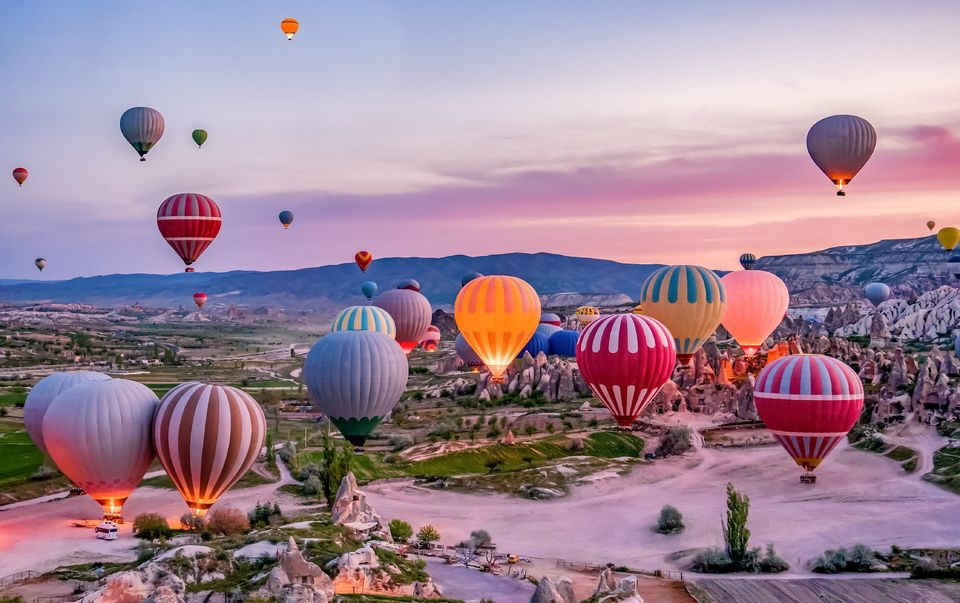
#> input picture balloons.jpg, 960 x 603 px
$ jupyter execute 'ćwiczenie_7.ipynb'
#> lines starting #> are read from the running program, lines starting #| are printed output that depends on the picture
# Ćwiczenie 7

### Wypróbuj działanie wyrównywania histogramu na przykładowych obrazach. By zaobserwować skuteczność procedury, poddaj wyrównywaniu obrazyzbyt ciemne i zbyt jasne. Narysować histogramy obrazów przed i po wyrównaniu.

[cell 1]
import numpy as np
import cv2 as cv
import matplotlib.pyplot as plt

img_original = cv.imread("balloons.jpg",0)
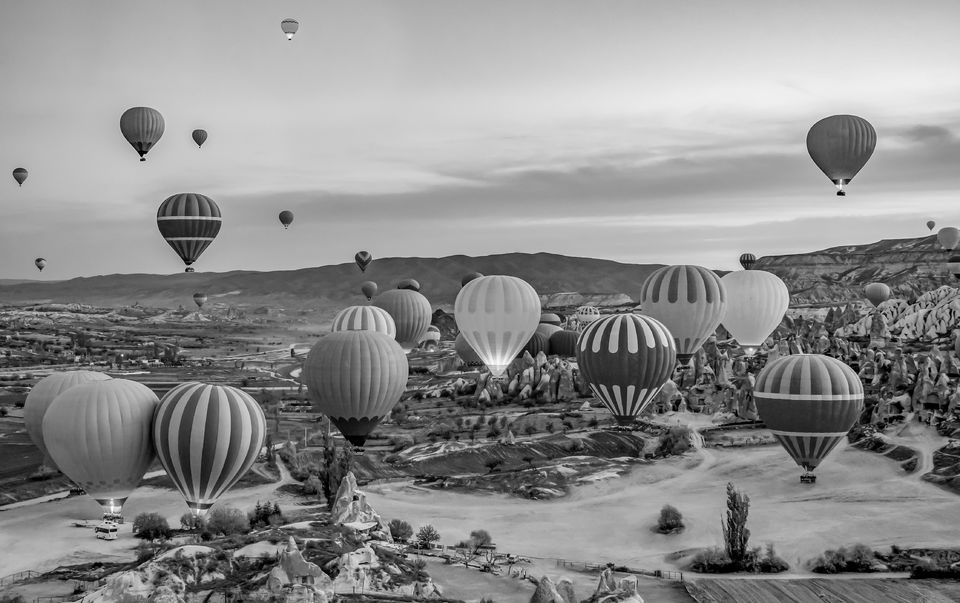
#> img_original: shape (603, 960); min 0, max 255, mean 141.8

def show_images(first, second):
    fig, axes = plt.subplots(1, 2, figsize=(20, 20))
    ax = axes.ravel()
    ax[0].imshow(first, cmap=plt.cm.gray)
    ax[1].imshow(second, cmap=plt.cm.gray)

### 1. Wyświetlenie obrazu zbyt ciemnego (lewa strona) i zbyt jasnego (prawa strona):

[cell 2]
gamma_light = 0.5
gamma_dark = 10
img_light = np.array(255*(img_original / 255) ** gamma_light, dtype = 'uint8')
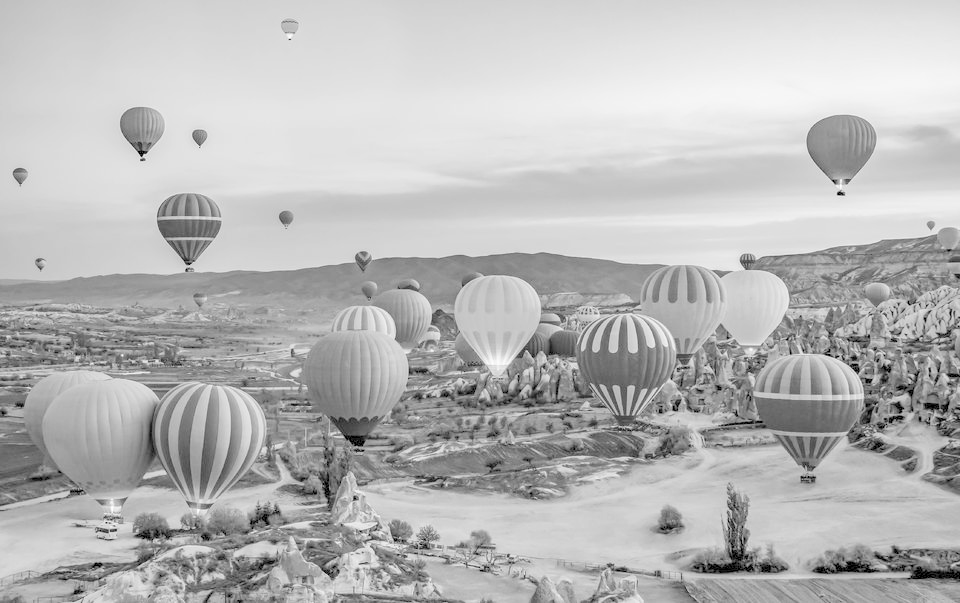
#> img_light: shape (603, 960); min 0, max 255, mean 184.8
img_dark = np.array(255*(img_original / 255) ** gamma_dark, dtype = 'uint8')
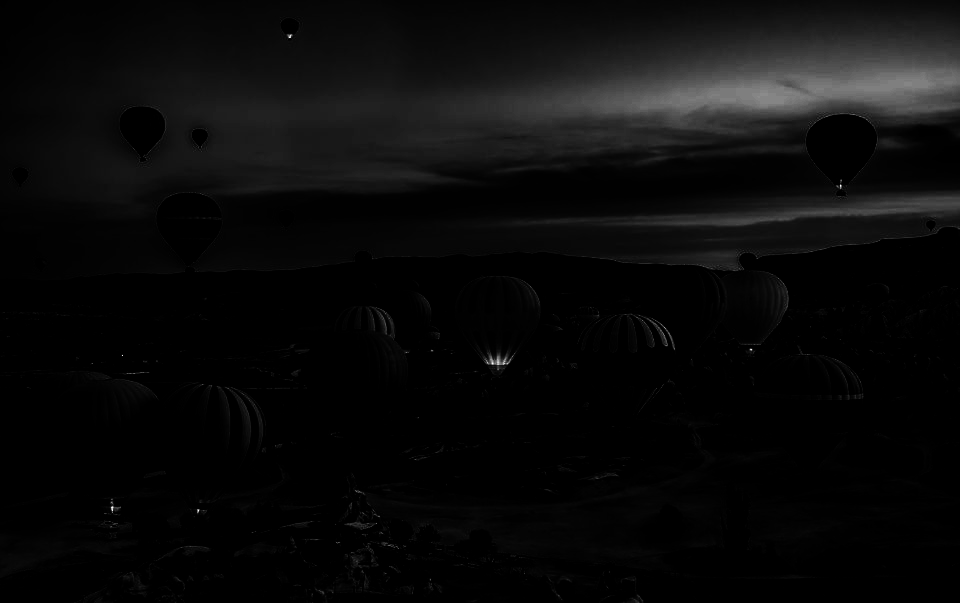
#> img_dark: shape (603, 960); min 0, max 255, mean 10.1
show_images(img_dark,img_light)
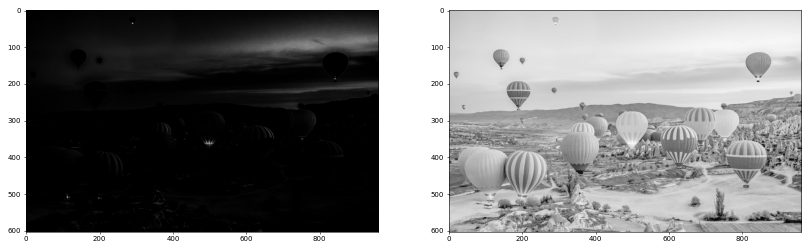
#> figure drawn by matplotlib, 2 panels

### 2. Wyświetlenie histogramów obrazów, ciemnego po lewej, jasnego po prawej, stronie:

[cell 3]
fig, axes = plt.subplots(1, 2, figsize=(20, 5))
axes[0].hist(img_dark.ravel(), 256)
axes[1].hist(img_light.ravel(), 256)
plt.show()
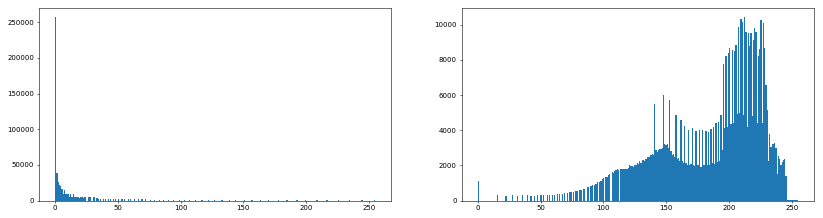
#> figure drawn by matplotlib, 2 panels; panel 1: tallest bar 257236 high, from x = 0 to 0.996; panel 2: tallest bar 10436 high, from x = 212.2 to 213.2

$ run again, with tygrysek.jpg copied over balloons.jpg
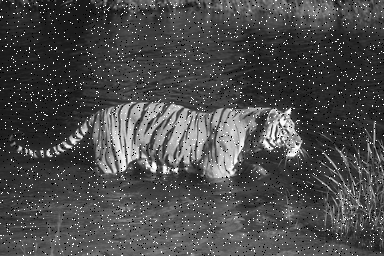
#> input picture tygrysek.jpg, 384 x 256 px
#> img_original is the input picture: shape (256, 384); min 0, max 255, mean 74.9
#> `img_dark = np.array(255*(img_original / 255) ** gamma_dark, dtype = 'u..`:
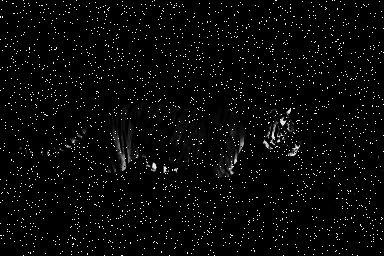
#> img_dark: shape (256, 384); min 0, max 255, mean 8.1
#> `plt.show()`:
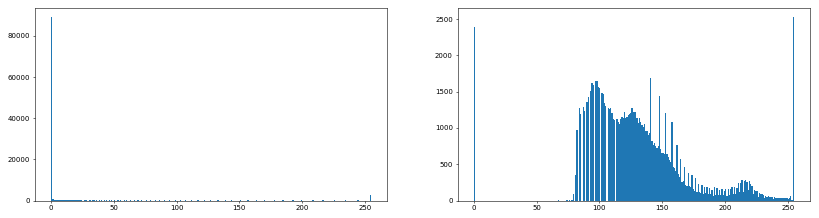
#> figure drawn by matplotlib, 2 panels; panel 1: tallest bar 89103 high, from x = 0 to 0.996; panel 2: tallest bar 2528 high, from x = 254 to 255
